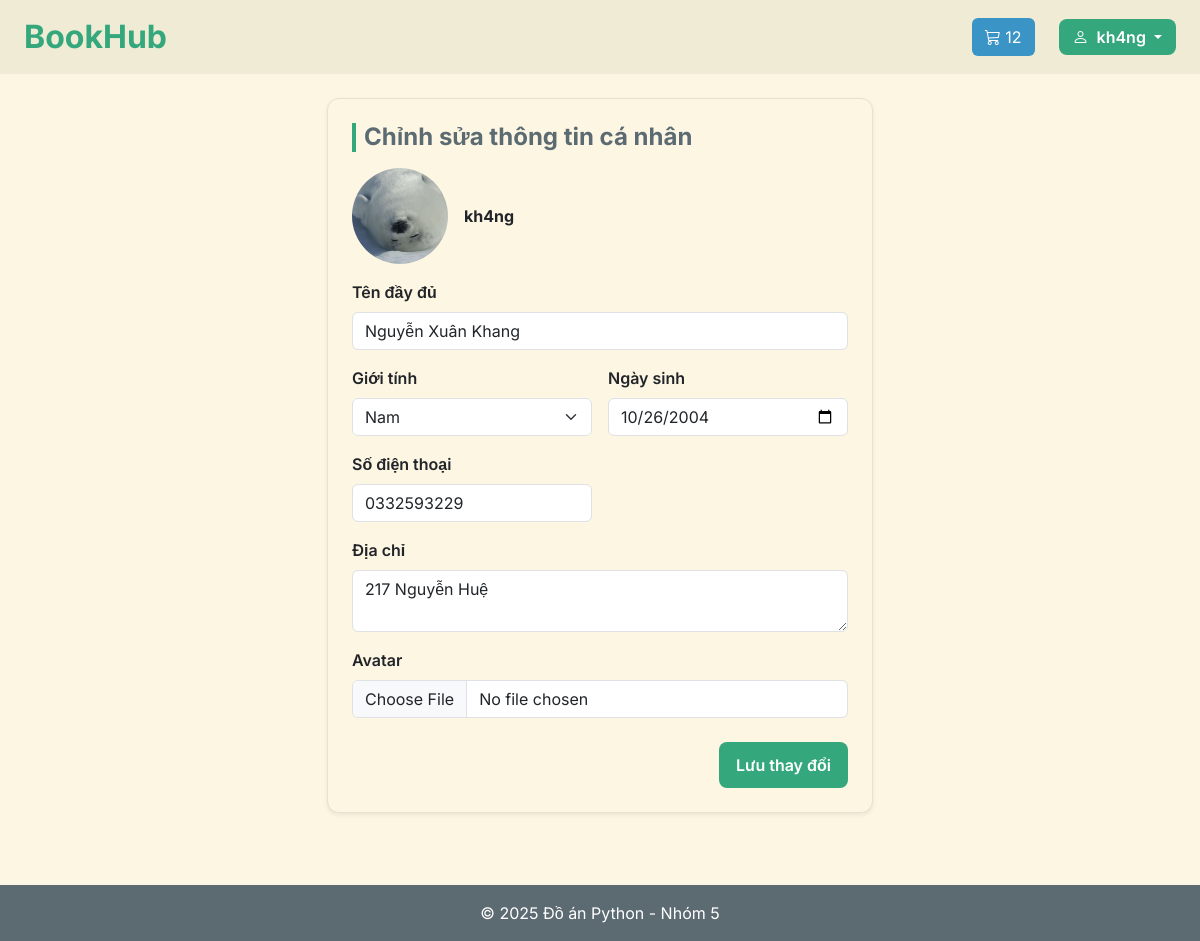
Screenshot of /accounts/profile/edit/ (signed in) with the database file from the repository.
### accounts/models.py (models this page shows, shortened)
class Profile(models.Model):
    GENDER_CHOICES = [
        ('male', 'Nam'),
        ('female', 'Nữ'),
        ('other', 'Khác'),
    ]
    user = models.OneToOneField(User, on_delete=models.CASCADE, related_name='profile')
    full_name = models.CharField("Họ và tên", max_length=255, blank=True)
    gender = models.CharField("Giới tính", max_length=10, choices=GENDER_CHOICES, blank=True)
    birthdate = models.DateField("Ngày sinh", null=True, blank=True)
    phone = models.CharField("Số điện thoại", max_length=20, blank=True)
    address = models.CharField("Địa chỉ", max_length=255, blank=True)
    avatar = models.ImageField("Avatar", upload_to='avatars/', null=True, blank=True)

### accounts/views.py (the view)
# urls.py: path('profile/edit/', views.profile_edit_view, name='profile_edit'),
@login_required
def profile_edit_view(request):
    profile = request.user.profile
    if request.method == "POST":
        form = ProfileForm(request.POST, request.FILES, instance=profile)
        if form.is_valid():
            form.save()
            return redirect('profile_view')
    else:
        form = ProfileForm(instance=profile)
    return render(request, 'accounts/profile_edit.html', {'form': form, 'profile': profile})

### accounts/forms.py
class ProfileForm(forms.ModelForm):
    class Meta:
        model = Profile
        fields = ['full_name', 'gender', 'birthdate', 'phone', 'address', 'avatar']
        widgets = {
            'full_name': forms.TextInput(attrs={'class': 'form-control'}),
            'gender': forms.Select(attrs={'class': 'form-select'}),
            'birthdate': forms.DateInput(
                attrs={
                    'class': 'form-control',
                    'type': 'date',
                }
            ),
            'phone': forms.TextInput(attrs={'class': 'form-control'}),
            'address': forms.Textarea(attrs={'class': 'form-control', 'rows': 2}),
            'avatar': forms.FileInput(attrs={'class': 'form-control'}),
        }

### cart/context_processors.py (called while the page is built)
def cart_item_count(request):
    if request.user.is_authenticated:
        try:
            cart = request.user.cart
            count = sum(item.quantity for item in cart.items.all())
        except Cart.DoesNotExist:
            count = 0
    else:
        count = 0
    return {'cart_item_count': count}

### accounts/templates/accounts/profile_edit.html (shortened to what this page needs)
{% extends "layout.html" %}
{% block content %}
<div class="row justify-content-center">
  <div class="col-md-8 col-lg-6">
    <div class="card card-ev shadow-sm p-4">
      <h4 class="mb-3">Chỉnh sửa thông tin cá nhân</h4>
      <form method="post" enctype="multipart/form-data">
        <div class="d-flex align-items-center gap-3 mb-3">
          {% if profile.avatar %}
            <img src="{{ profile.avatar.url }}" alt="{{ profile.user.username }}"
                 class="rounded-circle" style="width:96px;height:96px;object-fit:cover;">
          {% else %}
            <div class="rounded-circle bg-light d-flex justify-content-center align-items-center"
                 style="width:96px;height:96px;">
              <i class="bi bi-person fs-2 text-muted"></i>
            </div>
          {% endif %}
          <div>
            <strong>{{ profile.user.username }}</strong>
          </div>
        </div>
        <div class="row g-3">
          <div class="col-12">
            <label class="form-label fw-semibold">Tên đầy đủ</label>
            {{ form.full_name }}
          </div>
          <div class="col-6">
            <label class="form-label fw-semibold">Giới tính</label>
            {{ form.gender }}
          </div>
          <div class="col-6">
            <label class="form-label fw-semibold">Ngày sinh</label>
            {{ form.birthdate }}
          </div>
          <div class="col-6">
            <label class="form-label fw-semibold">Số điện thoại</label>
            {{ form.phone }}
          </div>
          <div class="col-12">
            <label class="form-label fw-semibold">Địa chỉ</label>
            {{ form.address }}
          </div>
          <div class="col-12">
            <label class="form-label fw-semibold">Avatar</label>
            {{ form.avatar }}
          </div>
        </div>
        <div class="mt-4 text-end">
          <button type="submit" class="btn btn-ev-submit px-3">Lưu thay đổi</button>
        </div>
      </form>
    </div>
  </div>
</div>
{% endblock %}

### templates/layout.html (shortened to what this page needs)
{% load static %}
<!doctype html>
<html lang="vi">
  <head>
    <link
      href="https://cdn.jsdelivr.net/npm/bootstrap@5.3.0/dist/css/bootstrap.min.css"
      rel="stylesheet"
    />
    <link
      href="https://cdn.jsdelivr.net/npm/bootstrap-icons@1.11.1/font/bootstrap-icons.css"
      rel="stylesheet"
    />
    <link rel="stylesheet" href="{% static 'css/layout.css' %}" />
    <link rel="stylesheet" href="{% static 'css/store-list.css' %}" />
    <link rel="stylesheet" href="{% static 'css/store-detail.css' %}" />
    <link rel="stylesheet" href="{% static 'css/auth.css' %}" />
    <link rel="stylesheet" href="{% static 'css/cart-detail.css' %}" />
  </head>
  <body>
    <header>
      <nav class="navbar">
        <a class="navbar-brand m-0 fs-2" href="{% url 'book_list' %}">BookHub</a>
        <div class="d-flex align-items-center gap-2">
          <a href="{% if user.is_authenticated %}{% url 'cart_detail' %}{% else %}{% url 'login' %}{% endif %}"
             class="btn cart-btn">
              <i class="bi bi-cart3"></i>
              {% if cart_item_count > 0 %}
                  {{ cart_item_count }}
              {% endif %}
          </a>
          <div class="ms-3">
              {% if user.is_authenticated %}
              <div class="dropdown">
                  <button class="btn btn-ev-login dropdown-toggle" type="button" data-bs-toggle="dropdown" aria-expanded="false">
                      <i class="bi bi-person me-1"></i>
                      {{ user.username }}
                  </button>
              </div>
              {% else %}
              <a href="{% url 'login' %}" class="btn btn-ev-login">Đăng nhập</a>
              {% endif %}
          </div>
        </div>
      </nav>
    </header>
    <main class="container my-4">
      {% block content %}
      {% endblock %}
    </main>
    <footer class="footer p-3 text-center mt-5">
      &copy; 2025 Đồ án Python - Nhóm 5
    </footer>
  </body>
</html>

### static/css/layout.css (style rules this page uses)
:root { --light-fg: #5c6a72; --light-red: #f85552; --light-orange: #f57d26; --light-yellow: #dfa000; --light-green: #8da101; --light-blue: #3a94c5; --light-aqua: #35a77c; --light-purple: #df69ba; --light-gray-0: #a6b0a0; --light-gray-1: #939f91; --light-gray-2: #829181; --light-bg-dim: #efebd4; --light-bg-0: #fdf6e3; --light-bg-1: #f4f0d9; --light-bg-2: #efebd4; --light-bg-3: #e6e2cc; --light-bg-4: #e0dcc7; --light-bg-5: #bdc3af; }
html, body { height: 100%; }
body { display: flex; flex-direction: column; min-height: 100vh; background-color: var(--light-bg-0); font-family: "Inter", sans-serif; }
main.container { flex: 1; }
.footer { background-color: var(--light-fg); color: white; }
.navbar { background-color: var(--light-bg-dim); padding: 8px 24px; }
.navbar-brand { font-weight: bold; color: var(--light-aqua); }
.cart-btn { background-color: var(--light-blue); color: white; }
.btn-ev-login { background-color: var(--light-aqua); color: white; border: none; border-radius: 8px; font-weight: 600; padding: 6px 14px; transition: 0.2s; }

### static/css/store-list.css (style rules this page uses)
:root { --fg: var(--light-fg); --border: var(--light-bg-4); --bg: var(--light-bg-0); --bg-soft: var(--light-bg-1); --bg-hover: var(--light-bg-2); --accent-blue: var(--light-blue); --accent-green: var(--light-aqua); --accent-orange: var(--light-orange); --accent-red: var(--light-red); }
body { background-color: var(--bg); color: var(--fg); font-family: "Inter", sans-serif; }
.card { background-color: var(--bg-soft); border: 1px solid var(--border); border-radius: 10px; transition: 0.25s; }
h2, h4 { color: var(--fg); font-weight: 700; padding-left: 0.5rem; border-left: 4px solid var(--accent-green); }

### static/css/store-detail.css (style rules this page uses)
:root { --ev-bg: #f3efdc; --ev-bg-soft: #ebe6d4; --ev-card: #f9f5e6; --ev-text: #5c6a72; --ev-text-bold: #475258; --ev-accent: #df8644; --ev-accent-dark: #c56d32; }
.card-ev { background: var(--ev-card); border: 1px solid #e6dfc8; border-radius: 12px; }

### static/css/auth.css (style rules this page uses)
.card-ev { background-color: var(--light-bg-0); border-radius: 12px; border: 1px solid var(--light-bg-3); padding: 2rem; transition: 0.3s; }
input, select, textarea { width: 100%; border-radius: 8px; border: 1px solid var(--light-bg-4); padding: 10px 14px; font-size: 1rem; transition: 0.2s; }
.btn-ev-submit { background-color: var(--light-aqua); color: white; font-weight: 600; border-radius: 8px; padding: 10px 0; transition: 0.2s; }

### templates/layout.html (style rules this page uses)
html, body { height: 100%; }
body { display: flex; flex-direction: column; min-height: 100vh; }
main.container { flex: 1; }

### rows the page displays
Profile: avatar (picture), user.username "kh4ng", full_name "Nguyễn Xuân Khang", gender "Nam", birthdate "10/26/2004", phone "0332593229", address "217 Nguyễn Huệ"

### other values shown
{{ cart_item_count }} "12"
{{ user.username }} "kh4ng"
